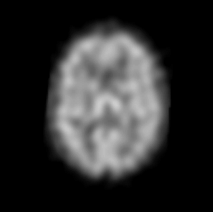
%> input picture lab1/images/brain1.png, 213 x 212 px
$ octave lab1_q10.m   (GNU Octave 9; MATLAB toolbox functions it lacks are replaced by stand-ins)
%> lines starting %> are read from the running program, lines starting %| are printed output that depends on the picture
B1=imread('brain1.png')
%> B1 is the input picture: size 212x213 uint8; min 0, max 205, mean 45.3
B2=imread('brain2.png')
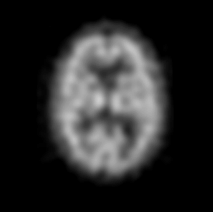
%> input picture lab1/images/brain2.png, 213 x 212 px
%> B2 is the input picture: size 212x213 uint8; min 0, max 205, mean 40.5
B3=imread('brain3.png')
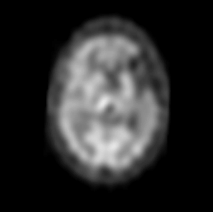
%> input picture lab1/images/brain3.png, 213 x 212 px
%> B3 is the input picture: size 212x213 uint8; min 0, max 233, mean 42.7
avgBrain=(B1+B2)/2
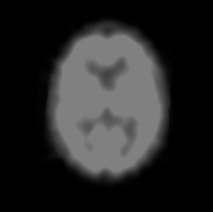
%> avgBrain: size 212x213 uint8; min 0, max 128, mean 37.7

imtool(avgBrain)
change=avgBrain-B3
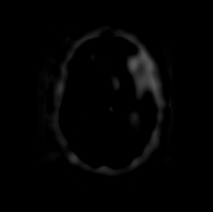
%> change: size 212x213 uint8; min 0, max 92, mean 3
imtool(change)
